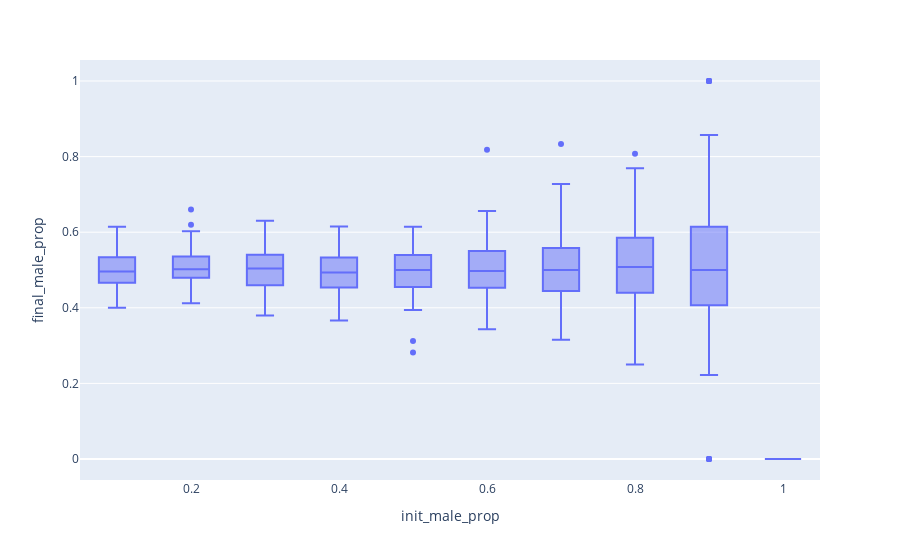

Notebook source saved alongside this figure:
### Code cell
def main():
    # パラメータを変数に代入
    n = 10        # パラメータの数
    seed = 100     # seedの数
    iteration = 50 # 世代数

    # データの読み込み
    params = pd.read_csv('results/parameters.csv', index_col=0)
    m_prop = params['init_male_prop']
    male_prop_list = []

    # 各シミュレーションの最終個体数を取ってくる
    for j in range(1, n+1):
        male_prop = []

        for i in range(1, seed+1):
            df = pd.read_csv(f'results/result{i}/episode_{j}.csv')
            x = df['male_proportion'][iteration]
            male_prop.append(x)

        male_prop_list.append(male_prop)

    # plotly描画用
    df_list = []
    for i in range(n):
        data = pd.DataFrame({
            'final_male_prop': pd.Series(male_prop_list[i]),
            'init_male_prop': pd.Series([m_prop[i+1]]*seed),
            'random_seed': pd.Series(range(1, seed+1))
        })
        df_list.append(data)

    df_all = pd.concat(df_list, axis=0, ignore_index=True)
    

    # 図1
    # pyplotで描写
    fig = plt.figure()
    ax = fig.add_subplot(111)
    ax.boxplot(male_prop_list)
    ax.set_xticklabels(m_prop)
    ax.set_xlabel('init male prop')
    ax.set_ylabel('final male prop')
    ax.grid(True)
    fig.savefig('tmp2.png', dpi=600)

    fig.show()


    # 図2
    # plotlyで描写
    fig = px.box(df_all, y='final_male_prop', x='init_male_prop')

    fig.show()


if __name__ == '__main__':
    main()

### Figure 1 — Plotly figure (JSON) as saved in the notebook; plotly's stock layout.template omitted (floating-point values rounded to 4 significant figures; data arrays with more than 128 entries replaced by an {"elided": "..."} marker saying what was removed)
{"data": [{"alignmentgroup": "True", "hovertemplate": "init_male_prop=%{x}<br>final_male_prop=%{y}<extra></extra>", "legendgroup": "", "marker": {"color": "#636efa"}, "name": "", "notched": false, "offsetgroup": "", "orientation": "v", "showlegend": false, "type": "box", "x": {"elided": "1000 float values"}, "x0": " ", "xaxis": "x", "y": {"elided": "1000 float values"}, "y0": " ", "yaxis": "y"}], "layout": {"boxmode": "group", "legend": {"tracegroupgap": 0}, "margin": {"t": 60}, "xaxis": {"anchor": "y", "domain": [0, 1], "title": {"text": "init_male_prop"}}, "yaxis": {"anchor": "x", "domain": [0, 1], "title": {"text": "final_male_prop"}}}}
